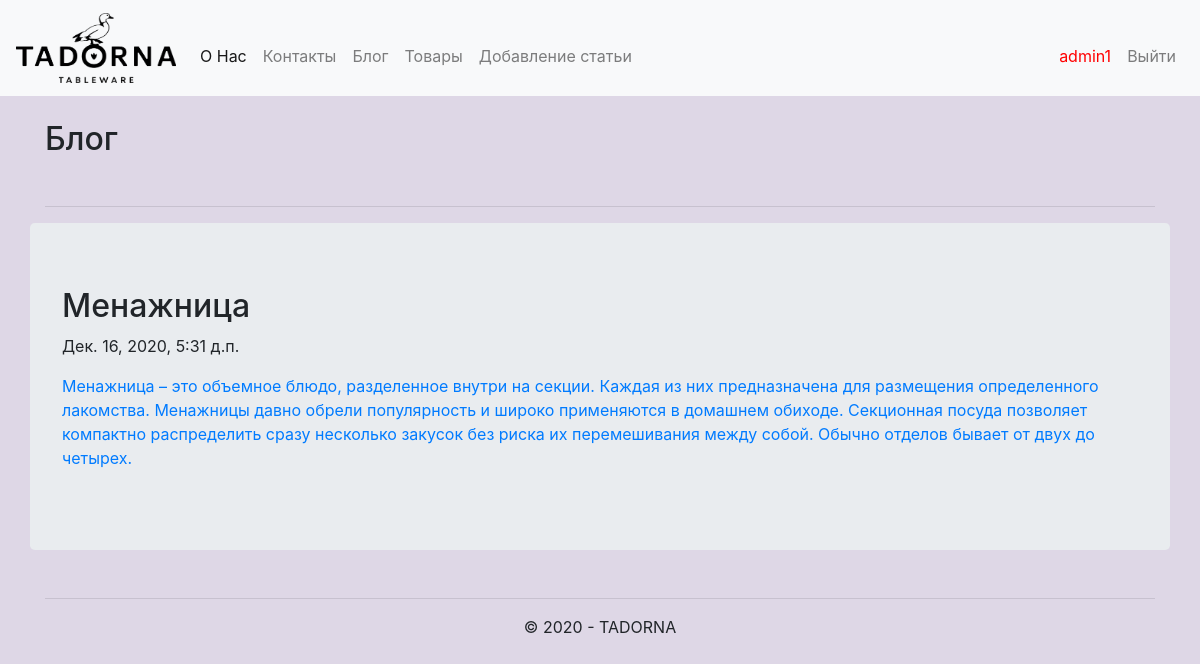
The app's page /blog (signed in) with its own data.
### app/models.py (models this page shows, shortened)
class Blog(models.Model):
    title = models.CharField(max_length = 100, unique_for_date = "posted", verbose_name = "Заголовок")
    description = models.TextField (verbose_name = "Краткое содержание")
    content = models.TextField (verbose_name = "Полное содержание")
    posted = models.DateTimeField (default = datetime.now(), db_index = True, verbose_name = "Опубликована")
    author = models.ForeignKey(User, null=True, blank=True, on_delete = models.SET_NULL, verbose_name = "Автор")
    image = models.FileField(default = 'temp.jpg', verbose_name = "Путь к картинке")
    class Meta:                         # метаданные — вложенный класс, который задает дополнительные параметры модели:
        db_table = "Posts"          # имя таблицы для модели
        ordering = ["-posted"]   # порядок сортировки данных в модели ("–" означает по убыванию)
        verbose_name = "статья блога"   # имя, под которым модель будет отображаться в административном разделе (для одной статьи блога)
        verbose_name_plural = "статьи блога"    # тоже для всех статей блога

### app/views.py (the view)
# urls.py: url(r'^blog$', app.views.blog, name='blog'),
def blog(request):
    posts = Blog.objects.order_by('-posted')        # запрос на выбор всех статей из модели, отсортированных по убыванию даты опубликования
    assert isinstance(request, HttpRequest)
    return render(
        request,
        'app/blog.html',
        {                     # параметр в {} — данные для использования в шаблоне.
            'title':'Блог',
            'posts': posts,            # передача списка статей в шаблон веб-страницы
            'year':datetime.now().year,
        }
)

### cart/context_processors.py (called while the page is built)
def cart(request):
    return {'cart': Cart(request)}

### app/templates/app/blog.html
{% extends "app/layout.html" %}
{% block content %}
<h2  style="padding-top:20px;">{{ title }}</h2> <br />
{% for post in posts %}
<hr/>
<div class="row">
<div class="jumbotron">
<h2> {{post.title}} </h2>
<p> {{post.posted}} </p>
<p> <a href="{% url 'blogpost' parametr=post.id %}">{{ post.description }}</a>  </p>
    </div>
    </div>
{% endfor %}
{% endblock %}

### app/templates/app/loginpartial.html (shortened to what this page needs)
{% if user.is_authenticated %}
<form id="logoutForm" action="/logout/" method="post" class="navbar-nav mr-auto">
    <ul class="navbar-nav mr-auto">
        <li class="nav-item"><span  style="color: red;" class="nav-link"> {{ user.username }}</span></li>
        <li class="nav-item"><a class="nav-link" href="javascript:document.getElementById('logoutForm').submit()">Выйти</a></li>
    </ul>
</form>
{% else %}
<ul class="navbar-nav mr-auto">
    <li class="nav-item"><a class="nav-link" href="{% url 'registration' %}">Регистрация</a></li>
    <li class="nav-item"><a class="nav-link" href="{% url 'login' %}">Войти</a></li>
</ul>
{% endif %}

### app/static/app/content/site.css (style rules this page uses)
body { background-color: #DED7E6; padding-bottom: 15px; }
li { padding-top: 15px; }

### records on screen
Blog: title "Менажница", posted "Дек. 16, 2020, 5:31 д.п.", description "Менажница – это объемное блюдо, разделенное внутри на секции. Каждая из них предназначена для размещения определенного лакомства. Менажницы давно обрели популярность и широко применяются в домашнем обиходе. Секционная посуда позволяет компактно распределить сразу несколько закусок без риска их перемешивания между собой. Обычно отделов бывает от двух до четырех."

### other values on screen
{{ user.username }} "admin1"
{{ title }} "Блог"
